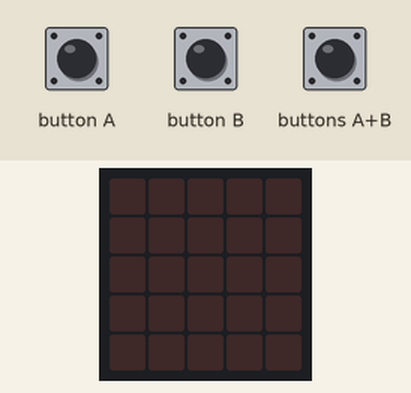
Bench run of a program on a simulated BBC micro:bit (MakeCode). Parts: the board's 5×5 LED display. The test bench sets the inputs (shaded band).

Above: at 1.2 s.
1.3 s: button A pressed for 0.15 s
At 1.65 s:
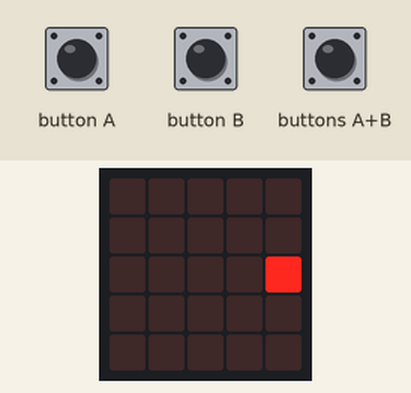
4.3 s: button B pressed for 0.15 s
At 6.45 s:
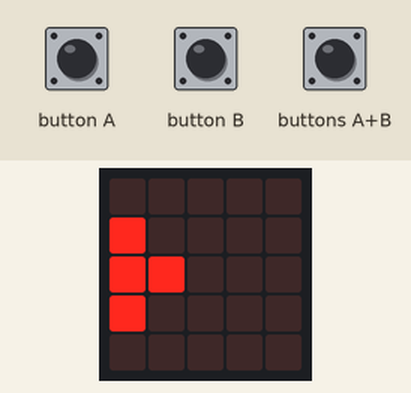
7.3 s: buttons A+B pressed for 0.15 s
At 11.5 s:
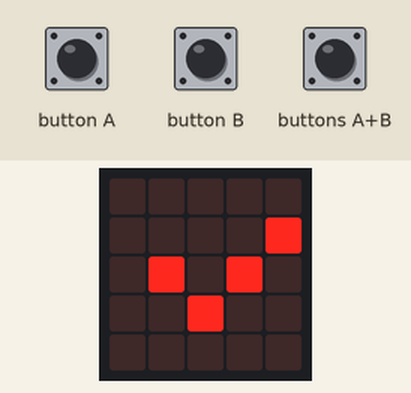
Timing chart, 0 to 13.0 s (numbered marks = the images above; inputs shaded):
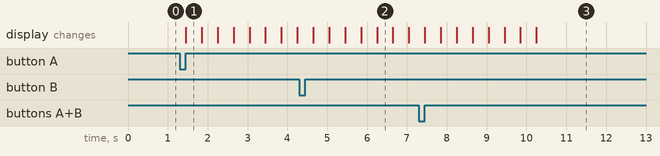

The program:

main.ts
```typescript
input.onButtonPressed(Button.A, function () {
    basic.showLeds(`
        . . . . .
        . . . . .
        . . . . #
        . . . . .
        . . . . .
        `)
    basic.showLeds(`
        . . . . .
        . . . . #
        . . . # #
        . . . . #
        . . . . .
        `)
    basic.showLeds(`
        . . . . #
        . . . # #
        . . # # #
        . . . # #
        . . . . #
        `)
    basic.showLeds(`
        . . . # .
        . . # # .
        . # # # #
        . . # # .
        . . . # .
        `)
    basic.showLeds(`
        . . # . .
        . # # . .
        # # # # #
        . # # . .
        . . # . .
        `)
    basic.showLeds(`
        . # . . .
        # # . . .
        # # # # #
        # # . . .
        . # . . .
        `)
    basic.showLeds(`
        # . . . .
        # . . . .
        # # # # .
        # . . . .
        # . . . .
        `)
    basic.showLeds(`
        . . . . .
        . . . . .
        # # # . .
        . . . . .
        . . . . .
        `)
    basic.showLeds(`
        . . . . .
        . . . . .
        # # . . .
        . . . . .
        . . . . .
        `)
    basic.showLeds(`
        . . . . .
        . . . . .
        # . . . .
        . . . . .
        . . . . .
        `)
    basic.showLeds(`
        . . . . .
        . . . . .
        . . . . .
        . . . . .
        . . . . .
        `)
})
input.onButtonPressed(Button.AB, function () {
    basic.showLeds(`
        . . . . .
        . . . . #
        . # . # .
        . . # . .
        . . . . .
        `)
    basic.pause(3000)
    basic.clearScreen()
})
input.onButtonPressed(Button.B, function () {
    basic.showLeds(`
        . . . . .
        . . . . .
        # . . . .
        . . . . .
        . . . . .
        `)
    basic.showLeds(`
        . . . . .
        # . . . .
        # # . . .
        # . . . .
        . . . . .
        `)
    basic.showLeds(`
        # . . . .
        # # . . .
        # # # . .
        # # . . .
        # . . . .
        `)
    basic.showLeds(`
        . # . . .
        . # # . .
        # # # # .
        . # # . .
        . # . . .
        `)
    basic.showLeds(`
        . . # . .
        . . # # .
        # # # # #
        . . # # .
        . . # . .
        `)
    basic.showLeds(`
        . . . # .
        . . . # #
        # # # # #
        . . . # #
        . . . # .
        `)
    basic.showLeds(`
        . . . . #
        . . . . #
        # # # # #
        . . . . #
        . . . . #
        `)
    basic.showLeds(`
        . . . . .
        . . . . .
        . . # # #
        . . . . .
        . . . . .
        `)
    basic.showLeds(`
        . . . . .
        . . . . .
        . . . # #
        . . . . .
        . . . . .
        `)
    basic.showLeds(`
        . . . . .
        . . . . .
        . . . . #
        . . . . .
        . . . . .
        `)
    basic.showLeds(`
        . . . . .
        . . . . .
        . . . . .
        . . . . .
        . . . . .
        `)
})
```

test.ts
```typescript
// aquí va el archivo "tests"; esto no se compilará cuando este paquete se utilice como una extensión.
```

Measured:
- after the input at 1.3 s, the display: changes after 0.15 s (image 1)
- after the input at 7.3 s, the display: first differs from a run without the input after 3.0 s (image 3)
- what the display in image 1 shows lasts 0.4 s, from 1.5 s to 1.9 s
